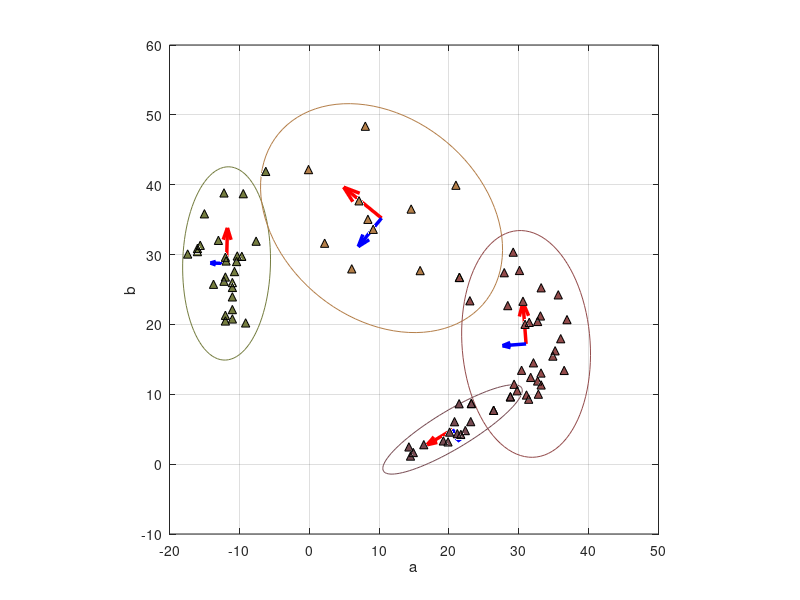

Write the MATLAB code that produced this figure.
clear all;
close all;

load('Rstage.mat')

%% Colores
Cverde=[117 125 64]/255;
CSmaduro= [180 127 74]/255;
Cmaduro= [147 75 75]/255;
CSbmaduro= [119 75 82]/255;

%%%%%%%%%%%%%%
y1=Verde(:,1);
y2=Verde(:,2);
data = [y1 y2];
% Calculate the eigenvectors and eigenvalues
covariance = cov(data);
[eigenvec, eigenval ] = eig(covariance);

% Get the index of the largest eigenvector
[largest_eigenvec_ind_c, r] = find(eigenval == max(max(eigenval)));
largest_eigenvec = eigenvec(:, largest_eigenvec_ind_c);

% Get the largest eigenvalue
largest_eigenval = max(max(eigenval))

% Get the smallest eigenvector and eigenvalue
if(largest_eigenvec_ind_c == 1)
    smallest_eigenval = max(eigenval(:,2))
    smallest_eigenvec = eigenvec(:,2);
else
    smallest_eigenval = max(eigenval(:,1))
    smallest_eigenvec = eigenvec(1,:);
end

% Calculate the angle between the x-axis and the largest eigenvector
angle = atan2(largest_eigenvec(2), largest_eigenvec(1));

% This angle is between -pi and pi.
% Let's shift it such that the angle is between 0 and 2pi
if(angle < 0)
    angle = angle + 2*pi;
end

% Get the coordinates of the data mean
avg = mean(data);

% Get the 95% confidence interval error ellipse
chisquare_val = 2.4477;
theta_grid = linspace(0,2*pi);
phi = angle;
X0=avg(1);
Y0=avg(2);
a=chisquare_val*sqrt(largest_eigenval);
b=chisquare_val*sqrt(smallest_eigenval);

% the ellipse in x and y coordinates 
ellipse_x_r  = a*cos( theta_grid );
ellipse_y_r  = b*sin( theta_grid );

%Define a rotation matrix
R = [ cos(phi) sin(phi); -sin(phi) cos(phi) ];

%let's rotate the ellipse to some angle phi
r_ellipse = [ellipse_x_r;ellipse_y_r]' * R;

% Draw the error ellipse
plot(r_ellipse(:,1) + X0,r_ellipse(:,2) + Y0,'-','Color',Cverde)
hold on;

% Plot the original data
plot(data(:,1), data(:,2),'LineStyle','none','Marker','^','MarkerSize',6, 'MarkerEdgeColor','k',...
    'MarkerFaceColor',Cverde);

mindata = min(min(data));
maxdata = max(max(data));
% Xlim([mindata-3, maxdata+3]);
% Ylim([mindata-3, maxdata+3]);
hold on;

% Plot the eigenvectors
quiver(X0, Y0, largest_eigenvec(1)*sqrt(largest_eigenval), largest_eigenvec(2)*sqrt(largest_eigenval), '-r', 'LineWidth',2.5);
quiver(X0, Y0, smallest_eigenvec(1)*sqrt(smallest_eigenval), smallest_eigenvec(2)*sqrt(smallest_eigenval), '-b', 'LineWidth',2.5);
hold on;

% Set the axis labels
hXLabel = xlabel('a');
hYLabel = ylabel('b');
hold on


Categ(1,:)=[X0 Y0 a b angle];




%%%%%%%%%%%%%%%%%%%%%%%%%%%%%%%%%%%%%%%%%%%%%%%%%%%%%%%%%%%%%%%%%%%%%%%%%%%
%% Semimaduro
%%%%%%%%%%%%%%
y1=semiMaduro(:,1);
y2=semiMaduro(:,2);
data = [y1 y2];
% Calculate the eigenvectors and eigenvalues
covariance = cov(data);
[eigenvec, eigenval ] = eig(covariance);

% Get the index of the largest eigenvector
[largest_eigenvec_ind_c, r] = find(eigenval == max(max(eigenval)));
largest_eigenvec = eigenvec(:, largest_eigenvec_ind_c);

% Get the largest eigenvalue
largest_eigenval = max(max(eigenval))

% Get the smallest eigenvector and eigenvalue
if(largest_eigenvec_ind_c == 1)
    smallest_eigenval = max(eigenval(:,2))
    smallest_eigenvec = eigenvec(:,2);
else
    smallest_eigenval = max(eigenval(:,1))
    smallest_eigenvec = eigenvec(1,:);
end

% Calculate the angle between the x-axis and the largest eigenvector
angle = atan2(largest_eigenvec(2), largest_eigenvec(1));

% This angle is between -pi and pi.
% Let's shift it such that the angle is between 0 and 2pi
if(angle < 0)
    angle = angle + 2*pi;
end

% Get the coordinates of the data mean
avg = mean(data);

% Get the 95% confidence interval error ellipse
chisquare_val = 2.4477;
theta_grid = linspace(0,2*pi);
phi = angle;
X0=avg(1);
Y0=avg(2);
a=chisquare_val*sqrt(largest_eigenval);
b=chisquare_val*sqrt(smallest_eigenval);

% the ellipse in x and y coordinates 
ellipse_x_r  = a*cos( theta_grid );
ellipse_y_r  = b*sin( theta_grid );

%Define a rotation matrix
R = [ cos(phi) sin(phi); -sin(phi) cos(phi) ];

%let's rotate the ellipse to some angle phi
r_ellipse = [ellipse_x_r;ellipse_y_r]' * R;

% Draw the error ellipse
plot(r_ellipse(:,1) + X0,r_ellipse(:,2) + Y0,'-', 'Color',CSmaduro)
hold on;

% Plot the original data
% Plot the original data
plot(data(:,1), data(:,2),'LineStyle','none','Marker','^','MarkerSize',6, 'MarkerEdgeColor','k',...
    'MarkerFaceColor',CSmaduro);
mindata = min(min(data));
maxdata = max(max(data));
% Xlim([mindata-3, maxdata+3]);
% Ylim([mindata-3, maxdata+3]);
hold on;

% Plot the eigenvectors
quiver(X0, Y0, largest_eigenvec(1)*sqrt(largest_eigenval), largest_eigenvec(2)*sqrt(largest_eigenval), '-r', 'LineWidth',2.5);
quiver(X0, Y0, smallest_eigenvec(1)*sqrt(smallest_eigenval), smallest_eigenvec(2)*sqrt(smallest_eigenval), '-b', 'LineWidth',2.5);
hold on;

Categ(2,:)=[X0 Y0 a b angle];

%%%%%%%%%%%%%%%%%%%%%%%%%%%%%%%%%%%%%%%%%%%%%%%%%%%

%% Maduro
%%%%%%%%%%%%%%
y1=Maduro(:,1);
y2=Maduro(:,2);
data = [y1 y2];
% Calculate the eigenvectors and eigenvalues
covariance = cov(data);
[eigenvec, eigenval ] = eig(covariance);

% Get the index of the largest eigenvector
[largest_eigenvec_ind_c, r] = find(eigenval == max(max(eigenval)));
largest_eigenvec = eigenvec(:, largest_eigenvec_ind_c);

% Get the largest eigenvalue
largest_eigenval = max(max(eigenval))

% Get the smallest eigenvector and eigenvalue
if(largest_eigenvec_ind_c == 1)
    smallest_eigenval = max(eigenval(:,2))
    smallest_eigenvec = eigenvec(:,2);
else
    smallest_eigenval = max(eigenval(:,1))
    smallest_eigenvec = eigenvec(1,:);
end

% Calculate the angle between the x-axis and the largest eigenvector
angle = atan2(largest_eigenvec(2), largest_eigenvec(1));

% This angle is between -pi and pi.
% Let's shift it such that the angle is between 0 and 2pi
if(angle < 0)
    angle = angle + 2*pi;
end

% Get the coordinates of the data mean
avg = mean(data);

% Get the 95% confidence interval error ellipse
chisquare_val = 2.4477;
theta_grid = linspace(0,2*pi);
phi = angle;
X0=avg(1);
Y0=avg(2);
a=chisquare_val*sqrt(largest_eigenval);
b=chisquare_val*sqrt(smallest_eigenval);

% the ellipse in x and y coordinates 
ellipse_x_r  = a*cos( theta_grid );
ellipse_y_r  = b*sin( theta_grid );

%Define a rotation matrix
R = [ cos(phi) sin(phi); -sin(phi) cos(phi) ];

%let's rotate the ellipse to some angle phi
r_ellipse = [ellipse_x_r;ellipse_y_r]' * R;

% Draw the error ellipse
plot(r_ellipse(:,1) + X0,r_ellipse(:,2) + Y0,'-','Color',Cmaduro)
hold on;

% Plot the original data
plot(data(:,1), data(:,2),'LineStyle','none','Marker','^','MarkerSize',6, 'MarkerEdgeColor','k',...
    'MarkerFaceColor',Cmaduro)
mindata = min(min(data));
maxdata = max(max(data));
% Xlim([mindata-3, maxdata+3]);
% Ylim([mindata-3, maxdata+3]);
hold on;

% Plot the eigenvectors
quiver(X0, Y0, largest_eigenvec(1)*sqrt(largest_eigenval), largest_eigenvec(2)*sqrt(largest_eigenval), '-r', 'LineWidth',2.5);
quiver(X0, Y0, smallest_eigenvec(1)*sqrt(smallest_eigenval), smallest_eigenvec(2)*sqrt(smallest_eigenval), '-b', 'LineWidth',2.5);
hold on;



Categ(3,:)=[X0 Y0 a b angle];

%%%%%%%%%%%%%%%%%%%%%%%%%%%%%%%%%%%%%%%%%%%%%%%%%%%%%%%%%%%%%%%%%%%%%%%%%%%
%% SobreMaduro
%%%%%%%%%%%%%%
y1=sobreMaduro(:,1);
y2=sobreMaduro(:,2);
data = [y1 y2];
% Calculate the eigenvectors and eigenvalues
covariance = cov(data);
[eigenvec, eigenval ] = eig(covariance);

% Get the index of the largest eigenvector
[largest_eigenvec_ind_c, r] = find(eigenval == max(max(eigenval)));
largest_eigenvec = eigenvec(:, largest_eigenvec_ind_c);

% Get the largest eigenvalue
largest_eigenval = max(max(eigenval))

% Get the smallest eigenvector and eigenvalue
if(largest_eigenvec_ind_c == 1)
    smallest_eigenval = max(eigenval(:,2))
    smallest_eigenvec = eigenvec(:,2);
else
    smallest_eigenval = max(eigenval(:,1))
    smallest_eigenvec = eigenvec(1,:);
end

% Calculate the angle between the x-axis and the largest eigenvector
angle = atan2(largest_eigenvec(2), largest_eigenvec(1));

% This angle is between -pi and pi.
% Let's shift it such that the angle is between 0 and 2pi
if(angle < 0)
    angle = angle + 2*pi;
end

% Get the coordinates of the data mean
avg = mean(data);

% Get the 95% confidence interval error ellipse
chisquare_val = 2.4477;
theta_grid = linspace(0,2*pi);
phi = angle;
X0=avg(1);
Y0=avg(2);
a=chisquare_val*sqrt(largest_eigenval);
b=chisquare_val*sqrt(smallest_eigenval);

% the ellipse in x and y coordinates 
ellipse_x_r  = a*cos( theta_grid );
ellipse_y_r  = b*sin( theta_grid );

%Define a rotation matrix
R = [ cos(phi) sin(phi); -sin(phi) cos(phi) ];

%let's rotate the ellipse to some angle phi
r_ellipse = [ellipse_x_r;ellipse_y_r]' * R;

% Draw the error ellipse
plot(r_ellipse(:,1) + X0,r_ellipse(:,2) + Y0,'-','Color',CSbmaduro)
hold on;

% Plot the original data
plot(data(:,1), data(:,2),'LineStyle','none','Marker','^','MarkerSize',6, 'MarkerEdgeColor','k',...
    'MarkerFaceColor',CSbmaduro)
mindata = min(min(data));
maxdata = max(max(data));
% Xlim([mindata-3, maxdata+3]);
% Ylim([mindata-3, maxdata+3]);
grid on
% Plot the eigenvectors
quiver(X0, Y0, largest_eigenvec(1)*sqrt(largest_eigenval), largest_eigenvec(2)*sqrt(largest_eigenval), '-r', 'LineWidth',2.5);
quiver(X0, Y0, 2*smallest_eigenvec(1)*sqrt(smallest_eigenval), 2*smallest_eigenvec(2)*sqrt(smallest_eigenval), '-b', 'LineWidth',2.5);
hold on;


Categ(4,:)=[X0 Y0 a b angle];
axis square

